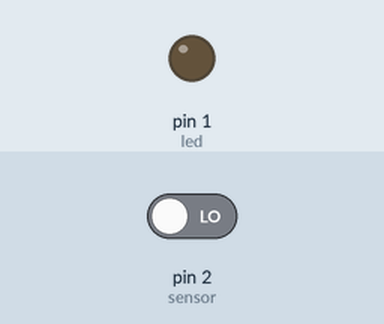
This sketch was run on a simulated Arduino Uno, built with avr-gcc and run on an emulated ATmega328P. Shown: output pins drawn as LEDs (lit = HIGH). Inputs (shaded band) come from the test bench; at power-on: pin 2 (sensor) LOW.

Above: at 1.2 s.
1.3 s: pin 2 (sensor) driven HIGH
At 1.8 s:
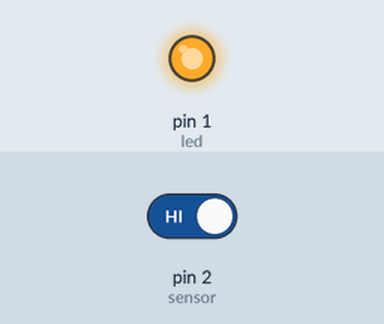
2.8 s: pin 2 (sensor) driven LOW
At 4.2 s:
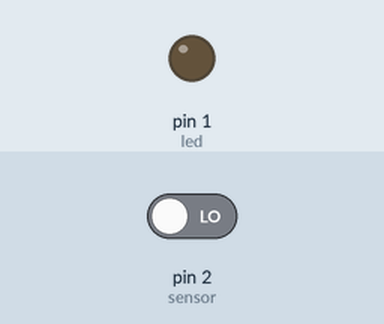
Timing chart, 0 to 5.8 s (numbered marks = the images above; inputs shaded):
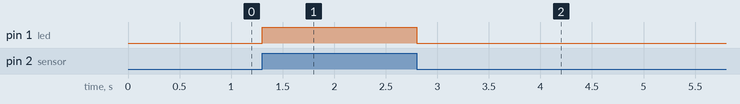

Measured:
- after the input at 1.3 s, pin 1 (led): LOW → HIGH at once
- after the input at 2.8 s, pin 1 (led): HIGH → LOW at once

The sketch:

test_soundactivision.ino
```cpp
int led = 1 ;
int sensor = 2 ;
void setup() {
  // put your setup code here, to run once:
pinMode(led, OUTPUT);
pinMode(sensor, INPUT);
}

void loop() {
  // put your main code here, to run repeatedly:

if (digitalRead(sensor)==HIGH){
  digitalWrite(led, HIGH);
}
else {
  digitalWrite(led, LOW);
}
}
```
